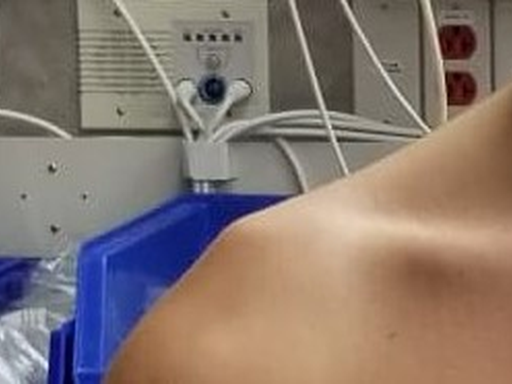
%> input picture Homework 1/favoritePicture.jpg (cropped and resized to the size of MATLAB's example picture), 512 x 384 px, given in place of peppers.png, which was not available
$ octave MA370_Homework_1.m   (GNU Octave 9; MATLAB toolbox functions it lacks are replaced by stand-ins)
%> lines starting %> are read from the running program, lines starting %| are printed output that depends on the picture; pictures that were not available may be replaced by others from this repository, and a replacement may not be noted
% MA370_Homework_1
% Kevin Kerliu
clear;
close all;
clc;
%%
%%%

A = imread('peppers.png'); %import image
%> A is the input picture: size 384x512x3 uint8; mean R, G, B 134.8, 120, 112.4
A = A(:,:,1); %convert to grayscale
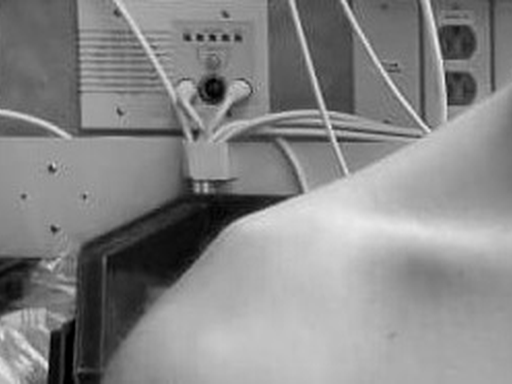
%> A: size 384x512 uint8; min 0, max 236, mean 134.8
A = im2double(A); %convert to double precision
%> A: size 384x512 double
figure;
imshow(A);

% Just playing around!
Atranspose = transpose(A);
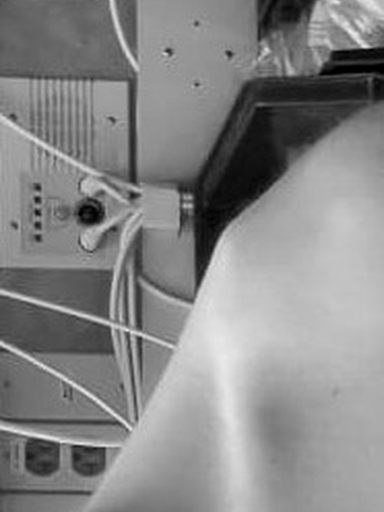
%> Atranspose: size 512x384 double; min 0, max 0.925, mean 0.529; mean of the top-left, top-right, bottom-left and bottom-right quarters 0.504, 0.424, 0.489, 0.697
figure;
imshow(Atranspose);

k = .7;
Ascaled = k*A;
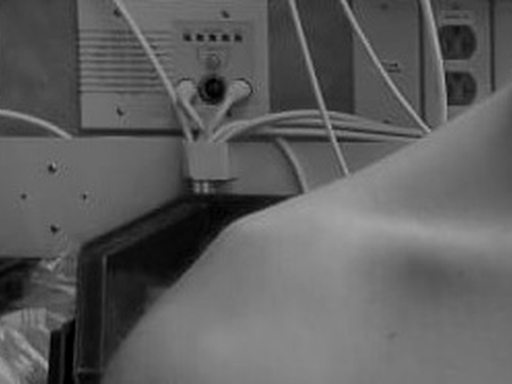
%> Ascaled: size 384x512 double; min 0, max 0.648, mean 0.37
figure;
imshow(Ascaled);
%%

[U,S,V] = svd(A);

% kth rank approx. of A
% Ak = U(:,1:k)*S(1:k,1:k)*V(:,1:k)';

% Rank 1 Approx., this decomp. would be useless
A1 = U(:,1)*S(1,1)*V(:,1)';
figure;
imshow(A1);
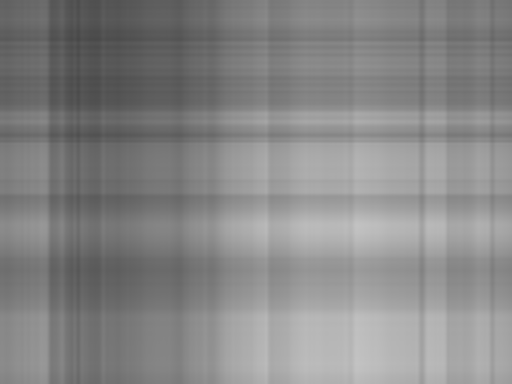
%> displayed picture: size 384x512, on the screen's scale of 0 to 255; min 71, max 195, mean 134.5

% Rank 20 Approx., we start to see the image
A20 = U(:,1:20)*S(1:20,1:20)*V(:,1:20)';
figure;
imshow(A20);

% Rank 50 Approx., the image is a lot clearer
A50 = U(:,1:50)*S(1:50,1:50)*V(:,1:50)';
figure;
imshow(A50);

% Rank 100 Approx., almost all the granularity is gone and the image looks
% nearly the same as the original, even though the full rank of the image
% is 384!
A100 = U(:,1:100)*S(1:100,1:100)*V(:,1:100)';
figure;
imshow(A100);

%%

B = imread('favoritePicture.jpg'); %import image
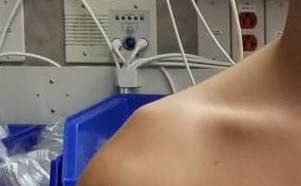
%> B: size 186x301x3 uint8; mean R, G, B 133.4, 118.2, 110.4
B = B(:,:,1); %convert to grayscale
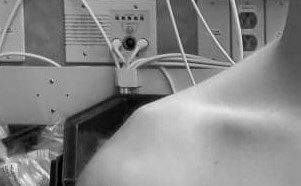
%> B: size 186x301 uint8; min 0, max 243, mean 133.4
B = im2double(B); %convert to double precision
%> B: size 186x301 double
figure;
imshow(B);

[U_B, S_B, V_B] = svd(B);

% kth rank approx. of B
% Bk = U_B(:,1:k)*S_B(1:k,1:k)*V_B(:,1:k)';

% Very blurry
B25 = U_B(:,1:25)*S_B(1:25,1:25)*V_B(:,1:25)';
figure;
imshow(B25);
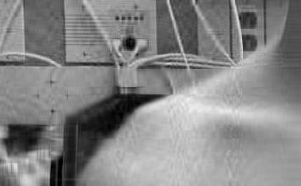
%> displayed picture: size 186x301, on the screen's scale of 0 to 255; min 0, max 238, mean 133.4

% Significant improvement
B50 = U_B(:,1:50)*S_B(1:50,1:50)*V_B(:,1:50)';
figure;
imshow(B50);

% Much better details
B75 = U_B(:,1:75)*S_B(1:75,1:75)*V_B(:,1:75)';
figure;
imshow(B75);

% Not as much improvement as from rank 50 to rank 75
B100 = U_B(:,1:100)*S_B(1:100,1:100)*V_B(:,1:100)';
figure;
imshow(B100);
